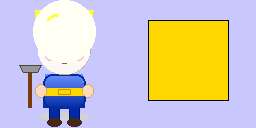

Reproduce this figure in Python.
#!/usr/bin/env python3
from PIL import Image, ImageDraw
import sys
sys.path.insert(0, '/workspace/miner_tycoon')
from create_cartoons import draw_miner, SPRITE_SIZE

img = Image.new('RGBA', (SPRITE_SIZE * 2, SPRITE_SIZE), (200, 200, 255, 255))
draw = ImageDraw.Draw(img)

# 左边一个用draw_miner
draw_miner(img, 0, 0, '#FFD700', '#4169E1', 'idle')

# 右边直接画一个矩形测试
draw.rectangle([SPRITE_SIZE + 20, 20, SPRITE_SIZE + 100, 100], fill=(255, 215, 0), outline='black')

img.save('/workspace/miner_tycoon/test_miner.png')
print("Saved test_miner.png")
